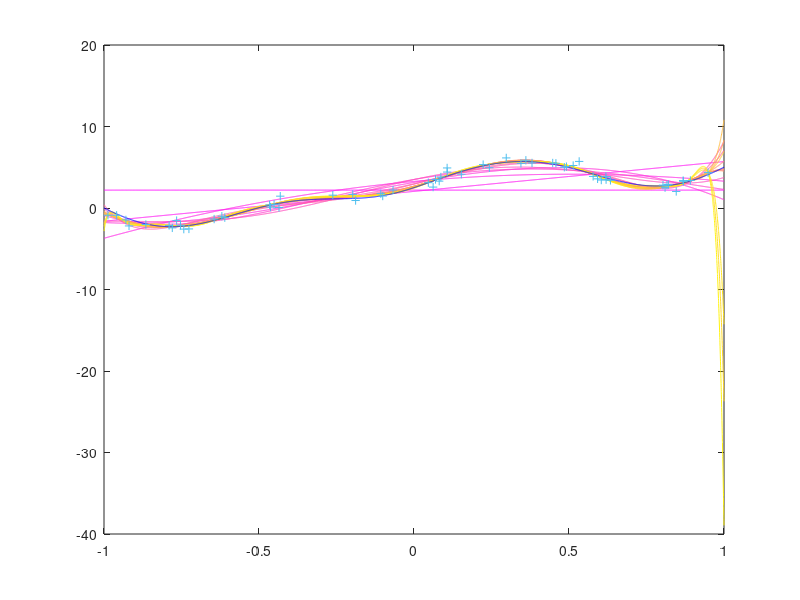
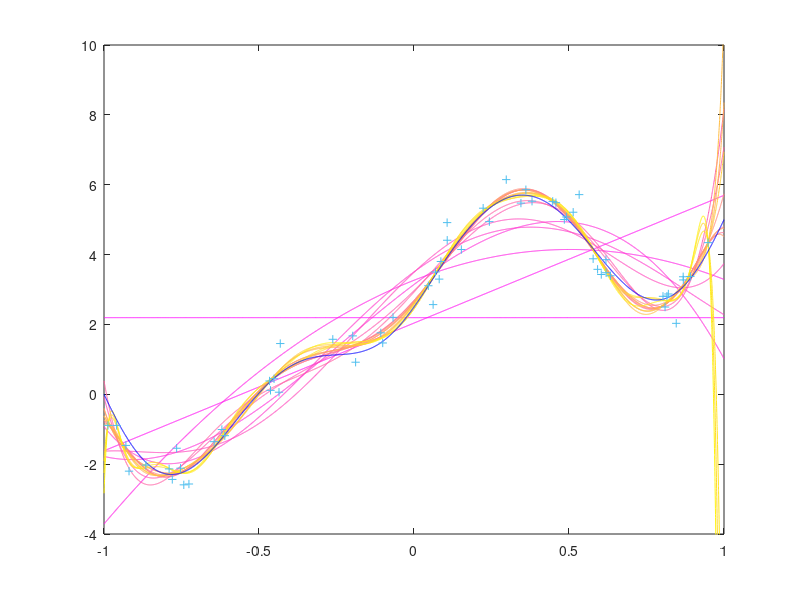
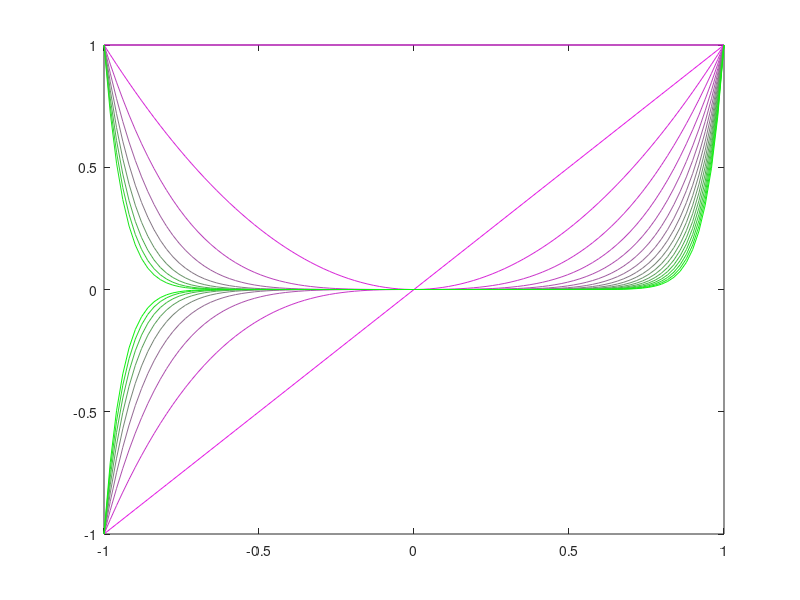
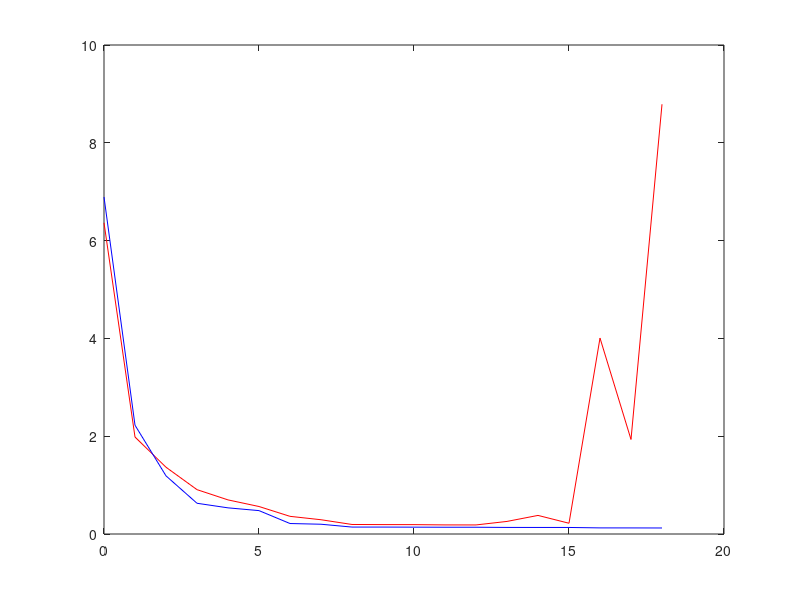

Source code (MATLAB) for these figures, in order:
%1.1.1

clc;
close all;
clear;



data = importdata('datasets/linearregression_homework.mat');
x_test = data.x_test;
x_train = data.x_train;
y_target = data.y_target;
y_test = data.y_test;
y_train = data.y_train;

l_max = 18;

fig1=figure();



y_our_train = zeros(length(x_train), l_max);

for l = 0:l_max
    disp(['l=', num2str(l)]);
    potenz = ones(size(x_train))*[0:l];

    x_train_mat = [x_train]*ones(1,l+1);
    X = x_train_mat.^potenz;
    W = inv(X'*X)*X'*y_train;
    
    y_our_train(:,l+1) = X*W;

    potenz = ones(size(x_test))*[0:l];
    x_test_mat = [x_test]*ones(1,l+1);
    X_test = x_test_mat.^potenz;

    y(:,l+1) = X_test*W;
    my_plot = plot(x_test, y(:,l+1));
    hold on;
    set(my_plot, 'Color', [1, l/(l_max+1) , 1-l/(l_max+1)]);
    

end

plot(x_test, y_target, 'b-');
plot(x_train, y_train, ' +');


%das Ganze nocheinmal in skalierter Form geplottet:

fig2=figure();



for l = 0:l_max
   
    my_plot2 = plot(x_test, y(:,l+1));
    hold on;
    set(my_plot2, 'Color', [1, l/(l_max+1) , 1-l/(l_max+1)]);
    axis([-1 1 -4 10]);
end

plot(x_test, y_target, 'b-');
plot(x_train, y_train, ' +');




%plot of basis functions
figure
l=18

x_basis = linspace(-1,1,100)';

potenz = ones(size(x_basis))*[0:l];
x_test_mat = [x_basis]*ones(1,l+1);
X_test = x_test_mat.^potenz;


for i = 1:l
    mask = zeros(l+1, 1);
    mask(i) = 1;

    
    %W2 = W.*mask
    W2 = mask;
    

    
    y_basis = X_test*W2;
    
    my_plot3 = plot(x_basis, y_basis);
    
    hold on;
    set(my_plot3, 'Color', [1-i/(l+1), i/(l+1) , 1-i/(l+1)]);
    axis([-1 1 -1 1]);
    
end




%letzter punkt:

for l = 0:l_max
    mse_test(l+1) = (y(:,l+1) - y_test)' * (y(:,l+1) - y_test) / length(y_test);
    mse_train(l+1) = (y_our_train(:,l+1) - y_train)' * (y_our_train(:,l+1) - y_train) / length(y_our_train);
end

figure

plot(0:l_max, mse_test, 'r-');
hold on;
plot(0:l_max, mse_train, 'b-');
